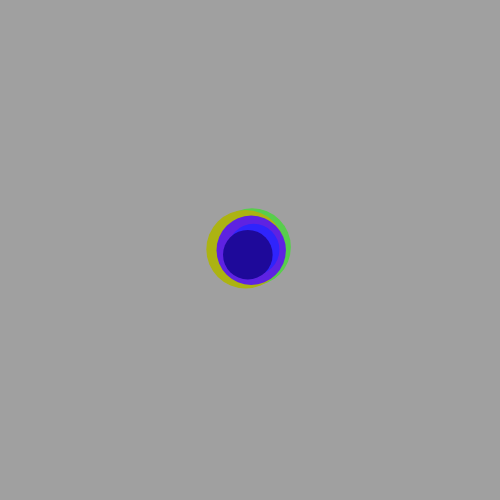
Frame 1 (no input)
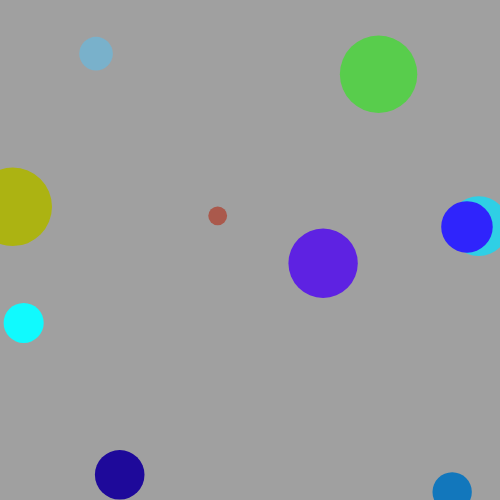
Frame 60 (no input)
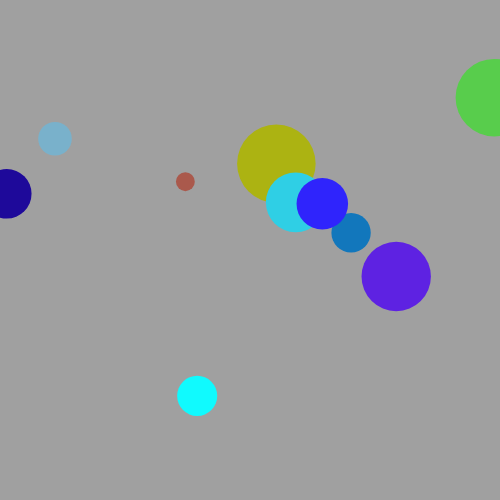
Frame 120 (the mouse pressed at the canvas centre since frame 60)

The p5.js sketch that drew these frames (run headless with seeded random() and noise() and a simulated clock; from frame 60 on, the mouse is pressed at the canvas centre):

// p5.js sketch
// ── sketch.js
//Create two variables that will store the new objects from the class Circle
let circleObject1;
let circleObject2;
let circleObject3;
let circleObject4;
let circleObject5;
let circleObject6;
let circleObject7;
let circleObject8;
let circleObject9;
let circleObject10;

function setup() {
  createCanvas(500, 500);

  //Initialize the two class objects with their corresponding variables
  //The variables that go inside here, should correspond to
  circleObject1 = new Circle(width/2, height/2, random(-5, 5), random(-5, 5), random(10, 100));
  circleObject2 = new Circle(width/2, height/2, random(-5, 5), random(-5, 5), random(10, 100));
  circleObject3 = new Circle(width/2, height/2, random(-5, 5), random(-5, 5), random(10, 100));
  circleObject4 = new Circle(width/2, height/2, random(-5, 5), random(-5, 5), random(10, 100));
  circleObject5 = new Circle(width/2, height/2, random(-5, 5), random(-5, 5), random(10, 100));
  circleObject6 = new Circle(width/2, height/2, random(-5, 5), random(-5, 5), random(10, 100));
  circleObject7 = new Circle(width/2, height/2, random(-5, 5), random(-5, 5), random(10, 100));
  circleObject8 = new Circle(width/2, height/2, random(-5, 5), random(-5, 5), random(10, 100));
  circleObject9 = new Circle(width/2, height/2, random(-5, 5), random(-5, 5), random(10, 100));
  circleObject10 = new Circle(width/2, height/2, random(-5, 5), random(-5, 5), random(10, 100));
}

function draw() {
  background(160);
  circleObject1.moveFunction();
  circleObject1.displayCircle();
  circleObject2.moveFunction();
  circleObject2.displayCircle();
  circleObject3.moveFunction();
  circleObject3.displayCircle();
  circleObject4.moveFunction();
  circleObject4.displayCircle();
  circleObject5.moveFunction();
  circleObject5.displayCircle();
  circleObject6.moveFunction();
  circleObject6.displayCircle();
  circleObject7.moveFunction();
  circleObject7.displayCircle();
  circleObject8.moveFunction();
  circleObject8.displayCircle();
  circleObject9.moveFunction();
  circleObject9.displayCircle();
  circleObject10.moveFunction();
  circleObject10.displayCircle();
}

//Definition of the class Circle
class Circle{

  constructor(x, y, speedX, speedY, size){
    //Setup of class' variables
    this.x = x;
    this.y = y;
    this.speedX = speedX;
    this.speedY = speedY;
    this.size = size;

    this.rd = random(255);
    this.grn = random(255);
    this.bl = random(255);
    this.a = 255;
  }

  //Class function that takes care of motion and collision
  moveFunction(){
    //Motion system - current position and speed
    this.x = this.x + this.speedX;
    this.y = this.y + this.speedY;

    //Based on boundaries collision, reverse direction for x and y
    if (this.x > width || this.x<0){
      this.speedX *= -1;
    }
    if (this.y > (height) || this.y<0){
      this.speedY *= -1;
    }
  }

  //Class function that displays the ellipse
  displayCircle(){
    noStroke();
    this.fillcol = color(this.rd, this.grn, this.bl, this.a)
    fill(this.fillcol);
    ellipse(this.x, this.y, this.size, this.size);
  }
}
